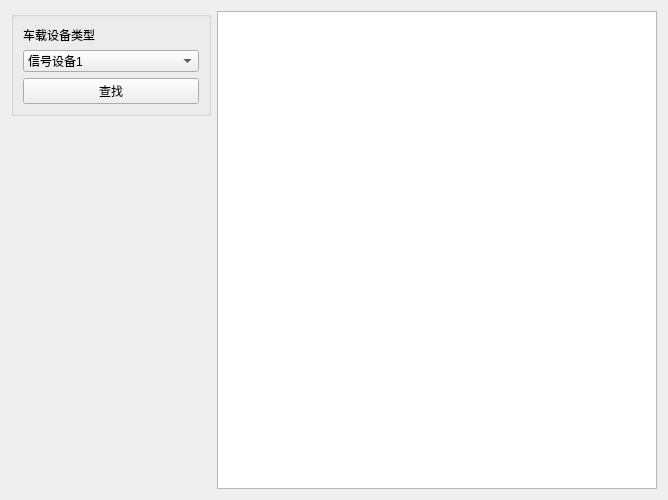
<?xml version="1.0" encoding="UTF-8"?>
<ui version="4.0">
 <class>VobcInfoReport</class>
 <widget class="QWidget" name="VobcInfoReport">
  <property name="geometry">
   <rect>
    <x>0</x>
    <y>0</y>
    <width>668</width>
    <height>500</height>
   </rect>
  </property>
  <property name="windowTitle">
   <string>Form</string>
  </property>
  <layout class="QHBoxLayout" name="horizontalLayout">
   <item>
    <layout class="QVBoxLayout" name="verticalLayout_2">
     <item>
      <widget class="QGroupBox" name="groupBox">
       <property name="minimumSize">
        <size>
         <width>200</width>
         <height>0</height>
        </size>
       </property>
       <property name="title">
        <string/>
       </property>
       <layout class="QVBoxLayout" name="verticalLayout">
        <item>
         <widget class="QLabel" name="label">
          <property name="text">
           <string>车载设备类型</string>
          </property>
         </widget>
        </item>
        <item>
         <widget class="QComboBox" name="comboBox">
          <item>
           <property name="text">
            <string>信号设备1</string>
           </property>
          </item>
          <item>
           <property name="text">
            <string>信号设备2</string>
           </property>
          </item>
          <item>
           <property name="text">
            <string>信号设备3</string>
           </property>
          </item>
          <item>
           <property name="text">
            <string>所有设备</string>
           </property>
          </item>
         </widget>
        </item>
        <item>
         <widget class="QPushButton" name="pushButton">
          <property name="text">
           <string>查找</string>
          </property>
         </widget>
        </item>
       </layout>
      </widget>
     </item>
     <item>
      <spacer name="verticalSpacer">
       <property name="orientation">
        <enum>Qt::Vertical</enum>
       </property>
       <property name="sizeHint" stdset="0">
        <size>
         <width>20</width>
         <height>40</height>
        </size>
       </property>
      </spacer>
     </item>
    </layout>
   </item>
   <item>
    <widget class="QTableView" name="tableView"/>
   </item>
  </layout>
 </widget>
 <resources/>
 <connections/>
</ui>
